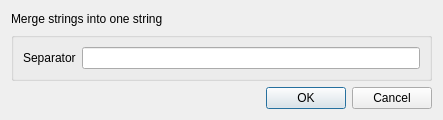
<?xml version="1.0" encoding="UTF-8"?>
<ui version="4.0">
 <class>StringActionDialog</class>
 <widget class="QDialog" name="StringActionDialog">
  <property name="geometry">
   <rect>
    <x>0</x>
    <y>0</y>
    <width>443</width>
    <height>120</height>
   </rect>
  </property>
  <property name="minimumSize">
   <size>
    <width>0</width>
    <height>120</height>
   </size>
  </property>
  <property name="maximumSize">
   <size>
    <width>16777215</width>
    <height>120</height>
   </size>
  </property>
  <property name="windowTitle">
   <string>New string action</string>
  </property>
  <layout class="QVBoxLayout" name="verticalLayout_2">
   <item>
    <layout class="QVBoxLayout" name="verticalLayout">
     <item>
      <widget class="QLabel" name="label">
       <property name="text">
        <string>Merge strings into one string</string>
       </property>
      </widget>
     </item>
     <item>
      <widget class="QGroupBox" name="groupBox_2">
       <property name="enabled">
        <bool>true</bool>
       </property>
       <property name="title">
        <string/>
       </property>
       <layout class="QGridLayout" name="gridLayout_2">
        <item row="0" column="0">
         <widget class="QLabel" name="label_3">
          <property name="text">
           <string>Separator</string>
          </property>
         </widget>
        </item>
        <item row="0" column="1">
         <widget class="QLineEdit" name="separatorEdit"/>
        </item>
       </layout>
      </widget>
     </item>
    </layout>
   </item>
   <item>
    <widget class="QDialogButtonBox" name="buttonBox">
     <property name="orientation">
      <enum>Qt::Horizontal</enum>
     </property>
     <property name="standardButtons">
      <set>QDialogButtonBox::Cancel|QDialogButtonBox::Ok</set>
     </property>
    </widget>
   </item>
  </layout>
 </widget>
 <resources/>
 <connections>
  <connection>
   <sender>buttonBox</sender>
   <signal>accepted()</signal>
   <receiver>StringActionDialog</receiver>
   <slot>accept()</slot>
   <hints>
    <hint type="sourcelabel">
     <x>248</x>
     <y>254</y>
    </hint>
    <hint type="destinationlabel">
     <x>157</x>
     <y>274</y>
    </hint>
   </hints>
  </connection>
  <connection>
   <sender>buttonBox</sender>
   <signal>rejected()</signal>
   <receiver>StringActionDialog</receiver>
   <slot>reject()</slot>
   <hints>
    <hint type="sourcelabel">
     <x>316</x>
     <y>260</y>
    </hint>
    <hint type="destinationlabel">
     <x>286</x>
     <y>274</y>
    </hint>
   </hints>
  </connection>
 </connections>
</ui>
